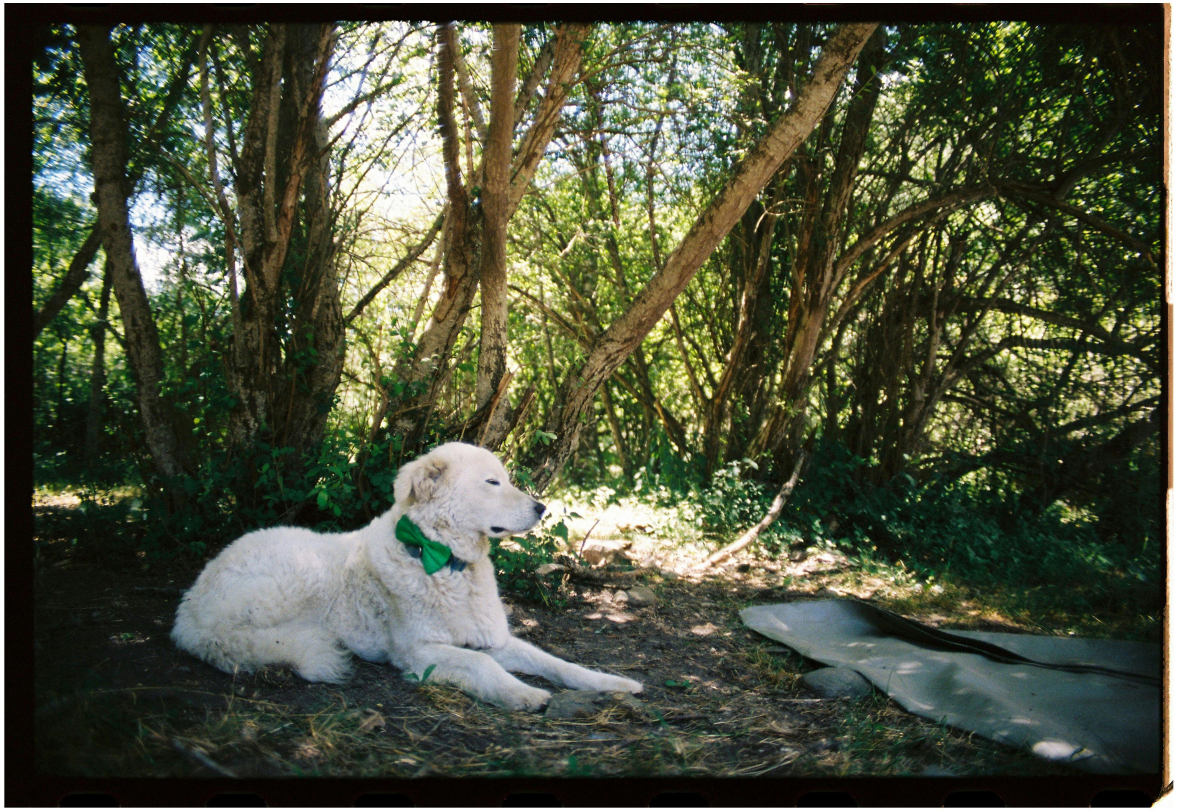
#> input picture originals/original_00.jpg, 3531 x 2433 px (shown at 1/3 size); its folder holds 4 pictures in this run
$ python validate_results.py
#> lines starting #> are read from the running program, lines starting #| are printed output that depends on the picture
#> (reads ground_truth.json from the repository)
### expert_system.py
import cv2
import numpy as np
import os
import glob

class ForensicSystem:
    def __init__(self, originals_path):

        self.originals_path = originals_path
        self.knowledge_base = {}

        # Initialize ORB detector
        self.orb =cv2.ORB_create(nfeatures=4000)

        # matching
        self.bf = cv2.BFMatcher(cv2.NORM_HAMMING)

        # loading into data set
        self._build_knowledge_base()

    def _build_knowledge_base(self):

        print(f"Loading Knowledge Base from: {self.originals_path}")
        image_files = glob.glob(os.path.join(self.originals_path, "*"))

        for file_path in image_files:
            filename = os.path.basename(file_path)
            # color image
            img = cv2.imread(file_path)
#> img is the input picture: shape (2433, 3531, 3); mean B, G, R 61.4, 81.9, 76.9

            if img is None:
                continue

            # for crop and rotration
            gray = cv2.cvtColor(img, cv2.COLOR_BGR2GRAY)
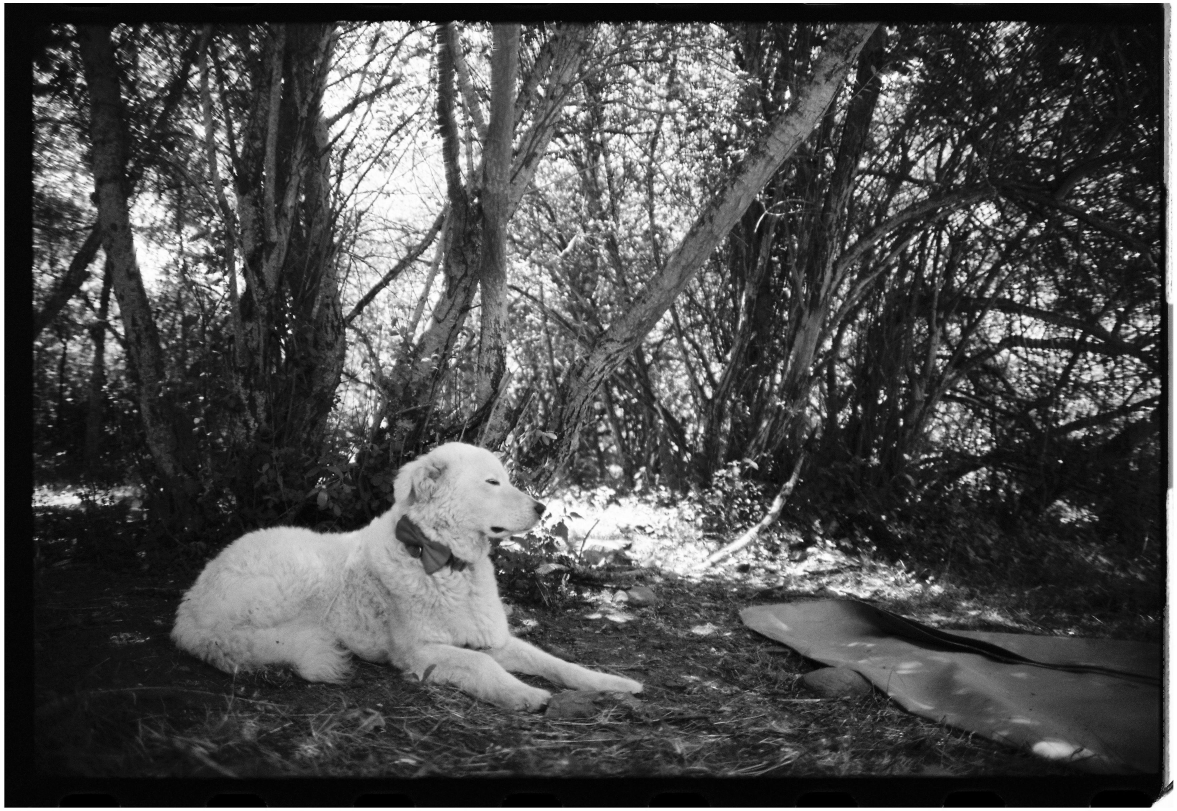
#> gray: shape (2433, 3531) (shown at 1/3 size); min 0, max 255, mean 78.1
            kp, des = self.orb.detectAndCompute(gray, None)
#> kp = 4000 keypoints; strongest (x, y, size): (999, 1423, 31), (1368, 62, 31), (1460, 65, 31), (1227, 62, 31)

            # for brightness
            hist = cv2.calcHist([img], [0, 1, 2], None, [8, 8, 8], [0, 256, 0, 256, 0, 256])
            cv2.normalize(hist, hist)

            # adding value co compare with unknown image
            self.knowledge_base[filename] = {
                'keypoints': kp,
                'descriptors': des,
                'histogram': hist,
                'shape': img.shape
            }
#> pass 2 of the loop in _build_knowledge_base, `for file_path in image_files:`:
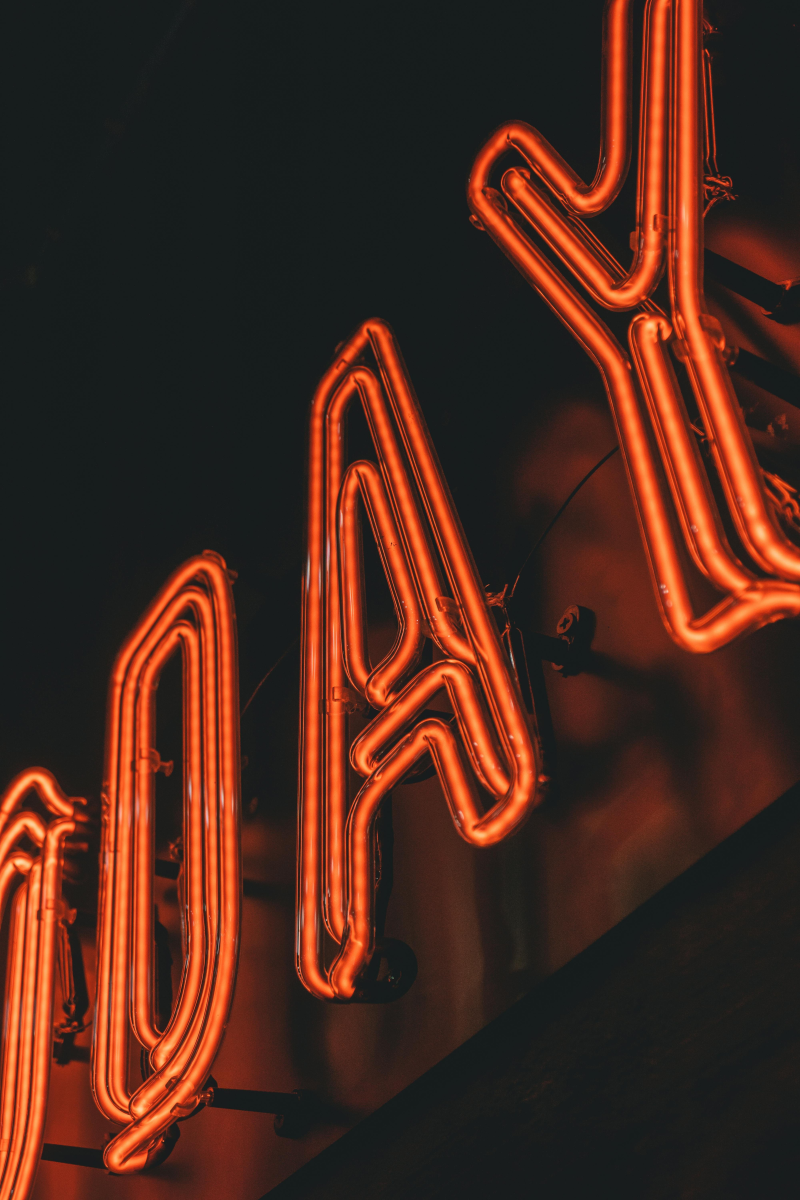
#> input picture originals/original_01.jpg, 4000 x 6000 px (shown at 1/5 size)
#> in _build_knowledge_base, img is the input picture: shape (6000, 4000, 3); mean B, G, R 29.7, 40.8, 74.7
#> in _build_knowledge_base, `gray = cv2.cvtColor(img, cv2.COLOR_BGR2GRAY)`:
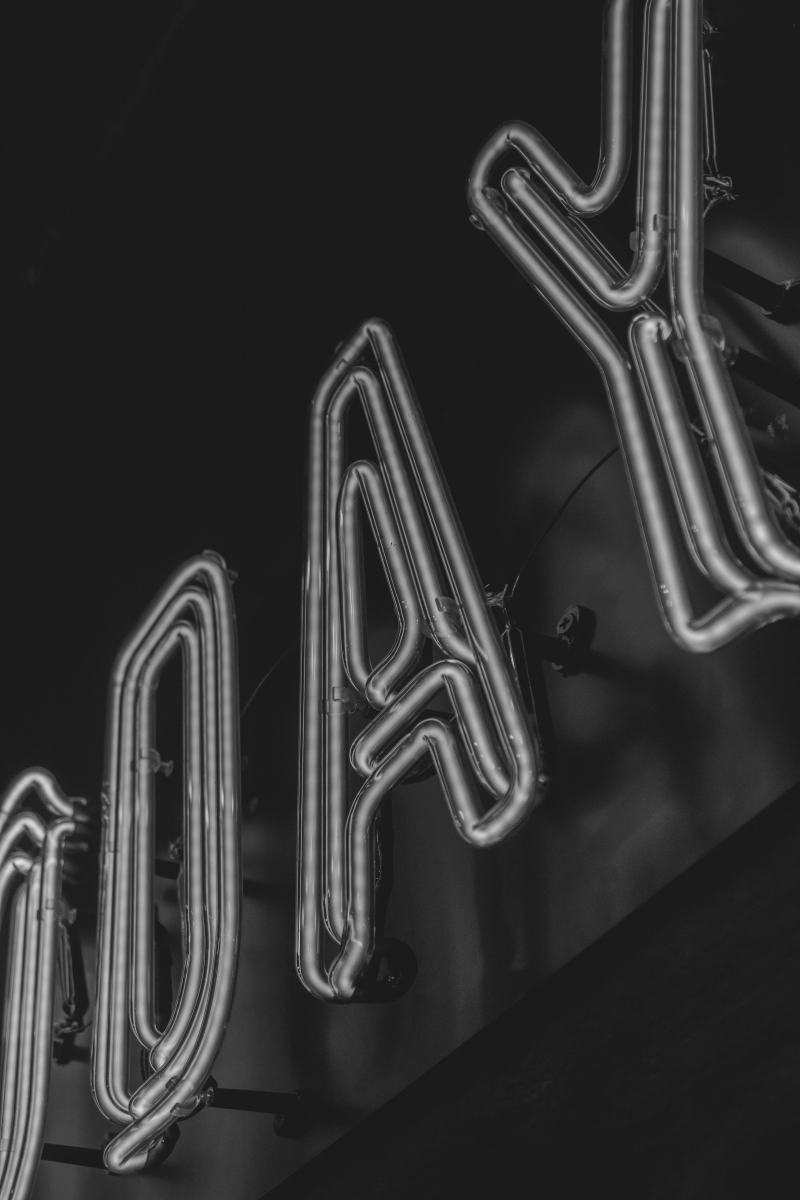
#> gray: shape (6000, 4000) (shown at 1/5 size); min 5, max 246, mean 49.6
#> kp = 4000 keypoints; strongest (x, y, size): (1885, 4393, 31), (1492, 4841, 31), (1884, 4393, 37.2), (2014, 3010, 37.2)

        print(f"Knowledge Base built: {len(self.knowledge_base)} originals registered.\n")
#| Knowledge Base built: 4 originals registered.

    def analyze_image(self, unknown_image_path):

        unknown_img = cv2.imread(unknown_image_path)
        if unknown_img is None:
            return None, "Error: Could not read image"

        # pre processing for unknown image
        gray = cv2.cvtColor(unknown_img, cv2.COLOR_BGR2GRAY)
        kp_u, des_u = self.orb.detectAndCompute(gray, None)

        hist_u = cv2.calcHist([unknown_img], [0, 1, 2], None, [8, 8, 8], [0, 256, 0, 256, 0, 256])
        cv2.normalize(hist_u, hist_u)

        best_feature_score = 0
        best_feature_match = None

        best_hist_score = -1.0
        best_hist_match = None

        # comparing image with the orginal image database
        for original_name, data in self.knowledge_base.items():

            # Feature Matching

            inliers_count = 0

            des_o = data['descriptors']
            kp_o = data['keypoints']

            if des_u is not None and des_o is not None and len(des_u) >= 2 and len(des_o) >= 2:

                # KNN match
                knn = self.bf.knnMatch(des_u, des_o, k=2)

                # Lowe ratio test (filters weak/ambiguous matches)
                good = []
                for pair in knn:
                    if len(pair) != 2:
                        continue
                    m, n = pair
                    if m.distance < 0.75 * n.distance:
                        good.append(m)

                # If good matches, verify geometry using RANSAC
                if len(good) >= 12:
                    src_pts = np.float32([kp_u[m.queryIdx].pt for m in good]).reshape(-1, 1, 2)
                    dst_pts = np.float32([kp_o[m.trainIdx].pt for m in good]).reshape(-1, 1, 2)

                    H, mask = cv2.findHomography(src_pts, dst_pts, cv2.RANSAC, 5.0)
                    if mask is not None:
                        inliers_count = int(mask.sum())

            # Feature score = number of RANSAC inliers
            if inliers_count > best_feature_score:
                best_feature_score = inliers_count
                best_feature_match = original_name

            # --- RULE 2: Color Histogram Correlation ---
            hist_score = cv2.compareHist(hist_u, data['histogram'], cv2.HISTCMP_CORREL)
            if hist_score > best_hist_score:
                best_hist_score = hist_score
                best_hist_match = original_name

        # final comparision and result

        # if geometric match
        if best_feature_score >= 18:
            return best_feature_match, f"MATCH FOUND: {best_feature_match} | Reasoning: Strong geometric match ({best_feature_score} RANSAC inliers)."

        # if color match
        elif best_hist_score > 0.98:
            return best_hist_match, f"MATCH FOUND: {best_hist_match} | Reasoning: High color similarity ({best_hist_score:.3f}) fallback."

        #reject if nothing matchn
        return "REJECTED", f"NO MATCH: Max geometric inliers: {best_feature_score}, Max color correlation: {best_hist_score:.2f}"

# [41 lines left out: function main, not called in this run]

# [2 lines that do not run on import are left out]

### validate_results.py
import os
import json
from datetime import datetime
from expert_system import ForensicSystem


def normalize_pred(raw_result):
    """
    Comparing results with ground truth
    """
    if raw_result is None:
        return None
    if raw_result == "REJECTED":
        return None
    return os.path.splitext(os.path.basename(raw_result))[0]


def main():
    base_dir = os.path.dirname(os.path.abspath(__file__))

    gt_path = os.path.join(base_dir, "ground_truth.json")
    originals_path = os.path.join(base_dir, "originals")

    if not os.path.exists(gt_path):
        print(f"❌ ground_truth.json not found at: {gt_path}")
        return
    if not os.path.exists(originals_path):
        print(f"❌ originals folder not found at: {originals_path}")
        return

    # Loading ground truth
    with open (gt_path, "r") as f:
        ground_truth = json.load(f)

    expert = ForensicSystem(originals_path)

    # saving output fro both result and compae values
    out_predictions_path = os.path.join(base_dir, "predictions.json")
    out_comparison_path = os.path.join(base_dir, "comparison.json")

    predictions = {}
    # same values as prediction but as list fro easy comparisiom values are :{expected, raw_pred, pred, reason, correct}
    results_list = []
    summary = {
        "overall": {"total": 0, "correct": 0},
        "by_category": {}
    }

    def bump(cat, ok):
        if cat not in summary["by_category"]:
            summary["by_category"][cat] = {"total": 0, "correct": 0}
        summary["by_category"][cat]["total"] += 1
        summary["overall"]["total"] += 1
        if ok:
            summary["by_category"][cat]["correct"] += 1
            summary["overall"]["correct"] += 1

    # evaluate every file in ground_truth.json
    for rel_path, expected in ground_truth.items():

        # category for folders (hard/modified_images/ random/)
        category = rel_path.split("/")[0] if "/" in rel_path else "unknown"

        #  OS-safe ful path
        full_path = os.path.join(base_dir, *rel_path.split("/"))

        raw_pred, reason = expert.analyze_image(full_path)
        pred = normalize_pred(raw_pred)

        # comparing
        correct = (pred == expected)

        bump(category, correct)

        record = {
            "file": rel_path,
            "category": category,
            "expected": expected,
            "raw_predicted": raw_pred,
            "predicted": pred,
            "correct": correct,
            "reason": reason
        }

        predictions[rel_path] = record
        results_list.append(record)

        # for console output
        icon = "✅" if correct else "❌"
        print(f"{icon} {rel_path} -> raw={raw_pred} | expected={expected}")
#> pass 2 of the loop in main, `for rel_path, expected in ground_truth.items():`:

    # adding overall final results
    def acc(correct, total):
        return 0.0 if total == 0 else (correct / total) * 100

    summary["overall"]["accuracy_percent"] = round(
        acc(summary["overall"]["correct"], summary["overall"]["total"]), 2
    )
    for cat, s in summary["by_category"].items():
        s["accuracy_percent"] = round(acc(s["correct"], s["total"]), 2)
#> this loop made 3 passes
#> cat on passes 1 to 3: 'hard', 'modified_images', 'random'

    # saving result of values
    with open(out_predictions_path, "w", encoding="utf-8") as f:
        json.dump({
            "generated_at": datetime.now().isoformat(),
            "predictions": predictions
        }, f, indent=2)

    # saving results and compared values
    with open(out_comparison_path, "w", encoding="utf-8") as f:
        json.dump({
            "generated_at": datetime.now().isoformat(),
            "summary": summary,
            "results": results_list
        }, f, indent=2)

    #showing summary in cnsole
    print("\n--- SUMMARY ---")
    print(f"Overall: {summary['overall']['correct']}/{summary['overall']['total']} "
          f"({summary['overall']['accuracy_percent']}%)")
#| Overall: 15/135 (11.11%)
    for cat, s in summary["by_category"].items():
        print(f"{cat}: {s['correct']}/{s['total']} ({s['accuracy_percent']}%)")
#> this loop made 3 passes
#> (cat, s) on passes 1 to 3: ('hard', {'total': 60, 'correct': 0, 'accuracy_percent': 0}), ('modified_images', {'total': 60, 'correct': 0, 'accuracy_percent': 0}), ('random', {'total': 15, 'correct': 15, 'accuracy_percent': 100})
#| hard: 0/60 (0.0%)
#| modified_images: 0/60 (0.0%)
#| random: 15/15 (100.0%)

    print("\n✅ Saved:")
    print(f" - {out_predictions_path}")
    print(f" - {out_comparison_path}")


if __name__ == "__main__":
    main()
